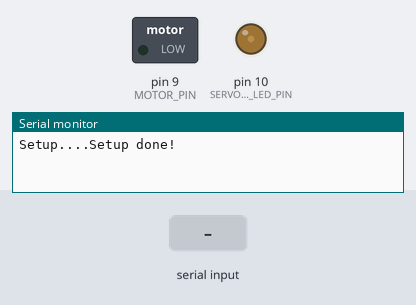
Recording of a sketch running on a simulated Arduino Uno, built with avr-gcc and run on an emulated ATmega328P. Parts: switched loads named in the sketch (green lamp = pin HIGH), output pins drawn as LEDs (lit = HIGH), the last lines printed to the serial monitor. Inputs (shaded band) come from the test bench.

Above: at 1.2 s.
1.3 s: "4\n" received over Serial
At 3.5 s:
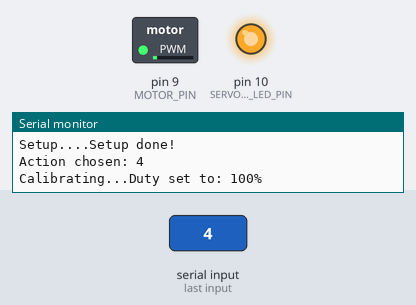
3.8 s: "5\n" received over Serial
Timing chart, 0 to 6.8 s (numbered marks = the images above; inputs shaded):
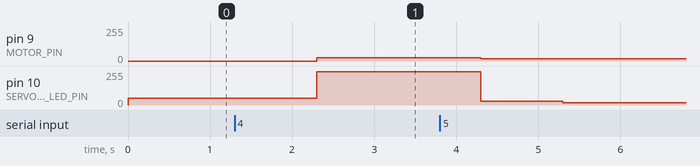

Measured:
- after the input at 1.3 s, pin 9 (MOTOR_PIN): 0/255 → 25/255 after 1.0 s; pin 10 (SERVO_OR_LED_PIN): 50/255 → 250/255 after 1.0 s

The sketch:

motor_controller.ino
```cpp
#include <TimerOne.h>

#define MOTOR_PIN 9
// either use pin for servo or for visualizing LED with RC signal
#define SERVO_OR_LED_PIN 10

#define C1_1 -7.473476e-05
#define C2_1 1.815308e-01
#define C0_1 1.288874e+01

#define C1_2 -2.511539e-05
#define	C2_2	1.134336e-01
#define	C0_2 1.760997e+01

#define C1_2 -2.316974e-05
#define C2_2 1.150463e-01
#define	C0_2 1.752461e+01

// Servo and ESC RC signal, else use timer for visualizing LED
// uncomment to use pin 10 for LED instead of servo
//#define USE_SERVO_AND_ESC

bool armed = false; // used to check if UAV is armed

void setup(){
  Serial.begin(115200);
  Serial.print("Setup....");

  // set a timer of length 20000 microseconds (or 0.02 sec - or 50Hz)
  Timer1.initialize(20000);
  // initially duty is set 0
  Timer1.pwm(MOTOR_PIN, 0);

#ifdef USE_SERVO_AND_ESC
  // initially duty is set to middle point (1,5 ms for this value)
  Timer1.pwm(SERVO_OR_LED_PIN, 75);
#else
  Timer1.pwm(SERVO_OR_LED_PIN,200);
  // used for visualizing with builtin LED
  pinMode(LED_BUILTIN, INPUT);
#endif

  Serial.println("Setup done!");
}

void loop(){
     // send data only when you receive data:
    while(Serial.available()) {
      String data= Serial.readString();// read the incoming data as string
      select_action(data);
    }
}

void select_action(String data){

  int data_size = data.length();
  String action_number = data.substring(0,1);
  String value_for_motors = data.substring(1,data_size);
  Serial.print("Action chosen: ");
  Serial.println(action_number);

  switch (action_number.toInt()) {
    case 1:
      if(armed)
        // set duty from 0 - 100%, uses pin 9
        set_motor_speed(value_for_motors.toInt());
      else
        Serial.println("You need to arm the UAV before applying throttle");
      break;
    case 2: // arm
      arm(true);
      break;
    case 3: // disarm
      arm(false);
      break;
    case 4: // calibrate esc
      calibrate_esc();
      break;
    case 5: // set servo position, uses pin 10
      set_servo_position(value_for_motors.toInt());
      break;
    case 6: // set thrust
      set_thrust(value_for_motors.toInt());
      break;
    default:
      Serial.println(
      "Wrong action command, use first number to specify"
      " action followed by the desired value\n"
      "Actions:\n"
      "1=Set duty cycle between 0 to 100%(e.g. type \"1100\" for 100%) \n"
      "2=Arm (no need to specify value)\n"
      "3=Disarm (no need to specify value)"
      "4=Calibrate ESC (no need to specify value)\n"
      "5=Set servo positition (from -100 to 100%)\n"
      "6=Set thrust on motor in grams (e.g. 6500 to set thrust to 500 grams)");
  }
}

void set_thrust(int thrust){

  int thrust_converted_to_duty = C1_1*pow(thrust,2) + C2_1*thrust + C0_1;

  Serial.print(thrust);
  Serial.print(" thrust converted to ");
  Serial.println(thrust_converted_to_duty);

  set_motor_speed(thrust_converted_to_duty);

}

void set_motor_speed(int duty){
  int clamped_value = clamp_value(duty, 0,100);
  // need at least 10% of throttle before spinning)
  if(clamped_value > 10){
     // corrected value to match signal width
     int duty_corrected_value = 60+(clamped_value*0.4);
#ifndef USE_SERVO_AND_ESC
     set_onboard_led_value(duty);
#endif
     Timer1.pwm(MOTOR_PIN,duty_corrected_value);
     Serial.print("Duty set to: ");
     Serial.print(clamped_value);
     Serial.println("%");
  }else{
    Timer1.pwm(MOTOR_PIN,0);
  }
}

#ifndef USE_SERVO_AND_ESC
void set_onboard_led_value(int duty){
  Timer1.pwm(SERVO_OR_LED_PIN,duty*10);
}
#endif

void set_servo_position(int pos){
  int clamped_position = clamp_value(pos, -90,90);
  // corrected signal to match +- signal width
  int pos_corrected = 75 +(clamped_position*0.4);
  Timer1.pwm(SERVO_OR_LED_PIN,pos_corrected);
  Serial.print("Servo position set to: ");
  Serial.print(clamped_position);
  Serial.println(" degree");
}

void arm(bool arm){
  armed = arm; // used both to arm and disarm
  if(arm)
    Serial.println("ARMED");
  else
    Serial.println("DISARMED");
}

void calibrate_esc(){
   // Set max trottle followed by minimum throttle
   // Same as swiping stick up and down to calibrate signal range
  Serial.print("Calibrating...");
  set_motor_speed(100);
  delay(2000);
  set_motor_speed(11);
  Serial.println("Calibrating done");
}

int clamp_value(int value, int low_threshold,int high_threshold){
  if(value > high_threshold)// clamp to max
    value = high_threshold;
  else if(value < low_threshold) // clamp to min
    value = low_threshold;

   return value;
}
```
